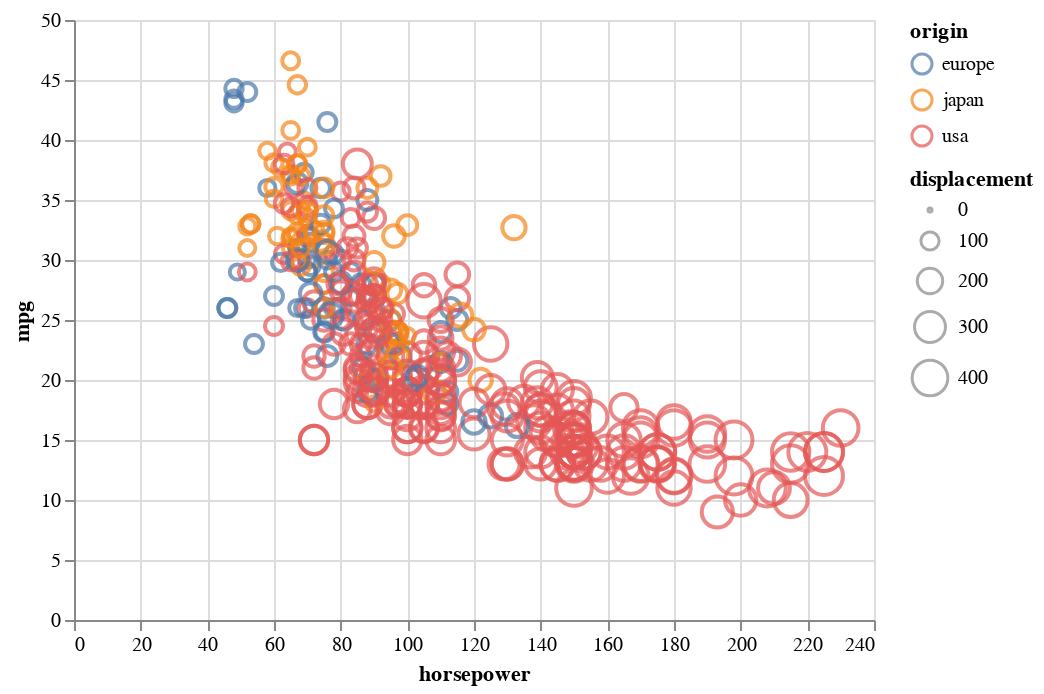

Notebook source saved alongside this figure:
### Markdown cell above
#Scatterplots in Altair and Seaborn

### Code cell
alt.Chart(df).mark_point().encode(alt.Y('mpg'),alt.X('horsepower'),alt.Color('origin'),alt.OpacityValue(0.7),size='displacement')

### Figure 1 — Vega-Lite specification as saved in the notebook (floating-point values rounded to 4 significant figures; data arrays with more than 128 entries replaced by an {"elided": "..."} marker saying what was removed)
{"config": {"view": {"continuousWidth": 400, "continuousHeight": 300}}, "data": {"name": "data-f1198cc0481ad698d7dc4699e0a3efa7"}, "mark": "point", "encoding": {"color": {"type": "nominal", "field": "origin"}, "opacity": {"value": 0.7}, "size": {"type": "quantitative", "field": "displacement"}, "x": {"type": "quantitative", "field": "horsepower"}, "y": {"type": "quantitative", "field": "mpg"}}, "$schema": "https://vega.github.io/schema/vega-lite/v4.8.1.json", "datasets": {"data-f1198cc0481ad698d7dc4699e0a3efa7": {"elided": "398 records"}}}
